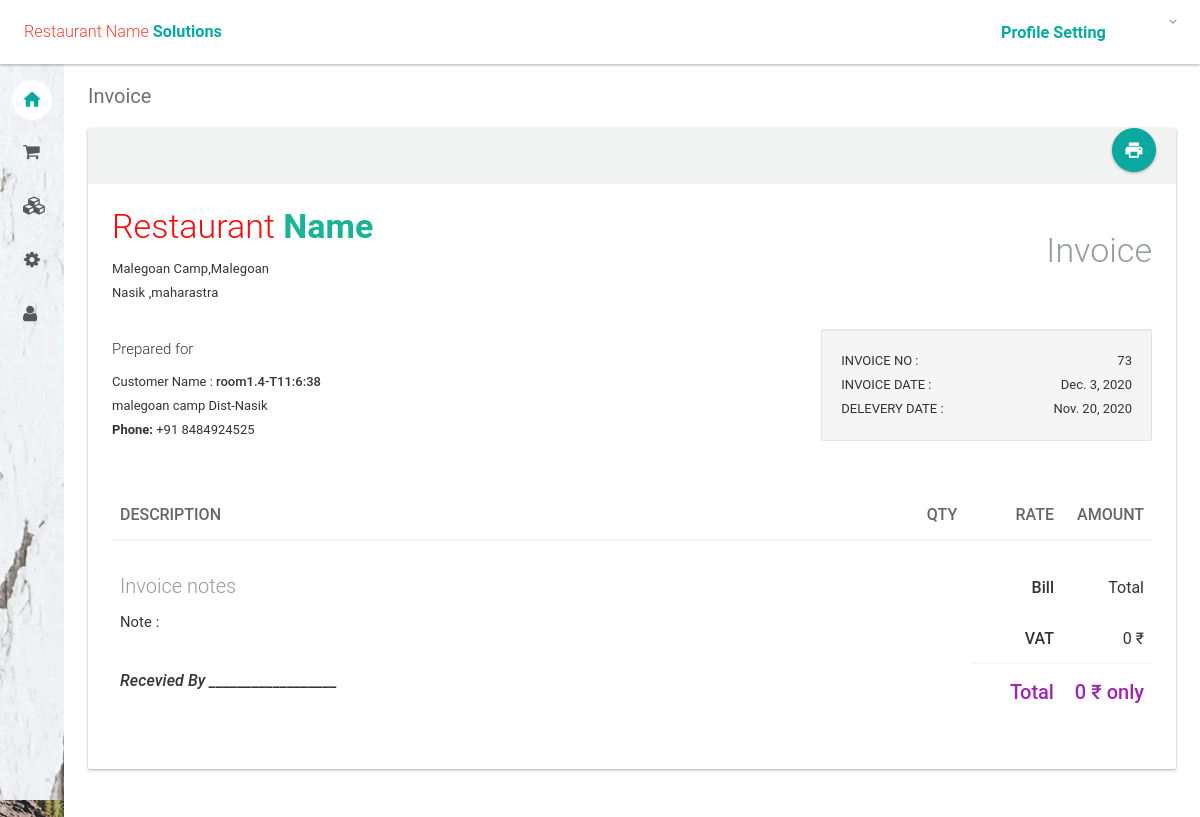
The app's page /CustomerAndDish/print/73/ (signed in), older data.
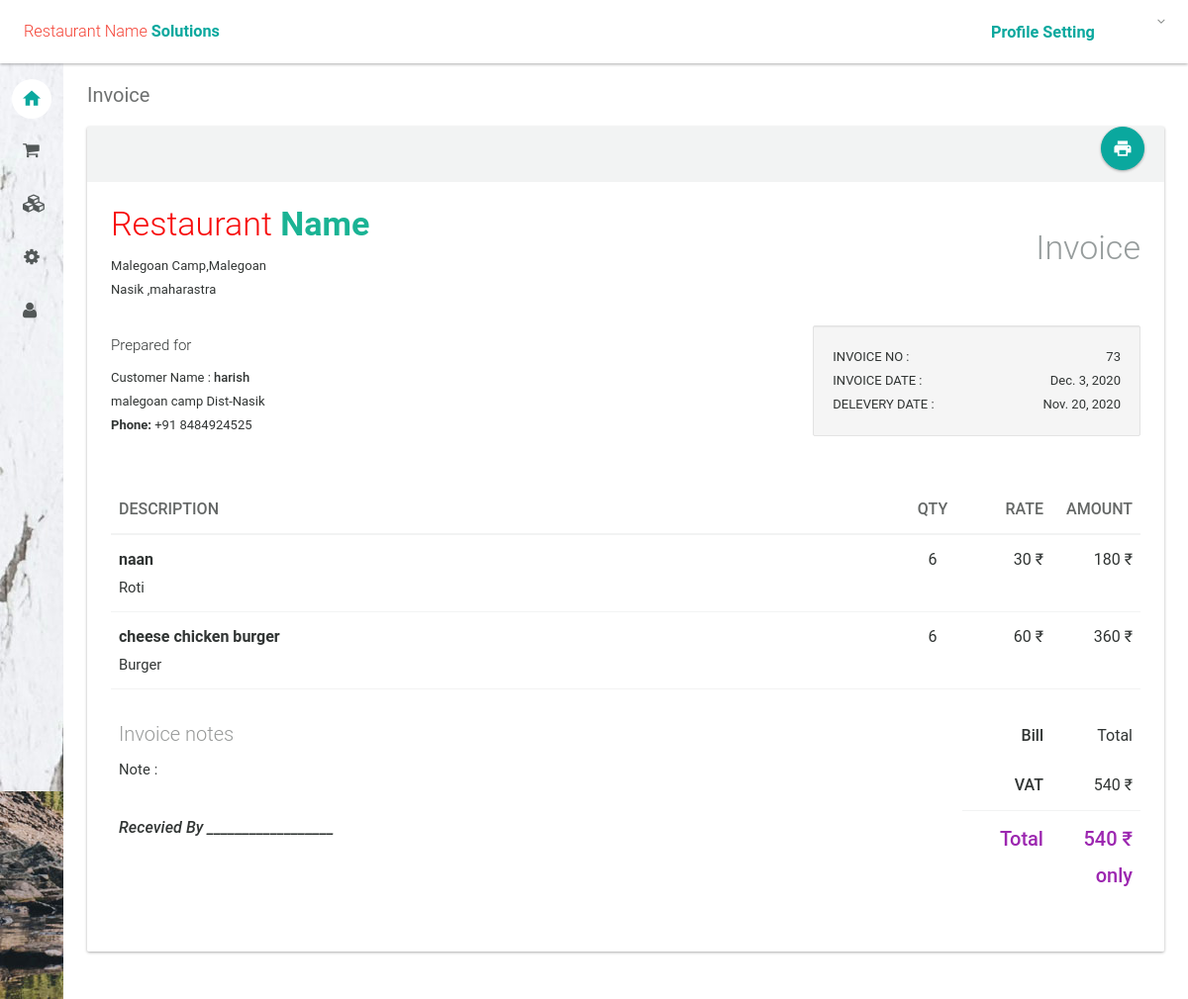
The same page, newer data.
### CustomerAndDish/models.py (models this page shows, shortened)
class Customer(models.Model):
    cust_id = models.AutoField(primary_key=True)
    table = models.CharField(max_length=255, blank=True, verbose_name='Table No.', null=True)
    name = models.CharField(max_length=200)
    phone = models.CharField(max_length=20,blank=True)
    address = models.TextField(blank=True)
    date = models.DateField(blank=True)
    time_in = models.TimeField(blank=True)
    payment_option = models.CharField(max_length=50) # Post pay / Pre Pay
    order_type = models.CharField(max_length=50)  #Dine In / Take Away
    order_status = models.CharField(max_length=50)
    order_total = models.IntegerField(blank=True) #Total bill
    no_of_people = models.IntegerField(blank=True)

class Customer_Dish(models.Model): #Invoice
    class Meta:
        unique_together = (('cust_id', 'dish_id'),)
    cust_id = models.ForeignKey(Customer,on_delete=models.CASCADE)
    dish_id =  models.ForeignKey(Dish,on_delete=models.CASCADE)
    quantity = models.IntegerField()
    dish_price = models.IntegerField()
    dish_row_total = models.IntegerField() #quantity * dishPrice

class Dish(models.Model):
    dish_id = models.AutoField(primary_key=True)
    def_dish_id = models.ForeignKey(DefaultDish,on_delete=models.CASCADE,default="")
    dish_name = models.CharField(max_length=50,default=def_dish_id)
    category = models.CharField(max_length=50,default='--')
    subcategory = models.CharField(max_length=50,default='--')
    active = models.CharField(max_length=50,default=1)
    date_created = models.DateField(default=datetime.now, blank=True)
    price = models.IntegerField()

### CustomerAndDish/views.py (the view)
# urls.py: url(r'^print/(?P<cust_id>\d+)/$', views.Print_Order, name='printOrder'),
@login_required
def Print_Order(request,cust_id):
    cust_dishes = Customer_Dish.objects.filter(cust_id=cust_id)
    customer = Customer.objects.get(cust_id=cust_id)
    table_obj = TableInfo.objects.get(table_n=customer.table)
    customer.order_status = 'Paid'
    table_obj.is_close = 0
    customer.save()
    table_obj.save()
    return render(request,'CustomerAndDish/print_order.html', {'cust_dishes':cust_dishes, 'customer':customer})

### CustomerAndDish/templates/CustomerAndDish/print_order.html (shortened to what this page needs)
{% extends 'layout.html' %}
{% load static %}
{% block body %}
                <section>
                    <div class="section-header">
						<ol class="breadcrumb">
							<li class="active">Invoice</li>
						</ol>
					</div>
					<div class="section-body">
                        <div class="row">
							<div class="col-lg-12">
								<div class="card card-printable style-default-light">
									<div class="card-head">
										<div class="tools">
											<div class="btn-group">
												<a class="btn btn-floating-action btn-primary" href="javascript:void(0);" onclick="javascript:window.print();"><i class="md md-print"></i></a>
											</div>
										</div>
									</div>
									<div class="card-body style-default-bright" id="print">
										<div class="row">
											<div class="col-xs-8">
												<h1 class="text-light" style="margin-top: 0px; color: #f70b0b">Restaurant <strong class="text-accent-dark" style="color: #1ab394">Name</strong></h1>
												<p>Malegoan Camp,Malegoan<br>Nasik ,maharastra</p>
											</div>
											<div class="col-xs-4 text-right">
												<h1 class="text-light text-default-light">Invoice</h1>
											</div>
										</div>
										<br/>
										<div class="row">
											<div class="col-xs-8">
												<h4 class="text-light">Prepared for</h4>
												<address>
													Customer Name : <strong>{{ customer.name }}</strong><br>
													{{ customer.address }}<br>
													<b>Phone:</b> {{ customer.phone }}
												</address>
											</div>
											<div class="col-xs-4">
												<div class="well">
													<div class="clearfix">
														<div class="pull-left"> INVOICE NO : </div>
														<div class="pull-right"> {{ customer.cust_id }} </div>
													</div>
													<div class="clearfix">
														<div class="pull-left"> INVOICE DATE : </div>
														<div class="pull-right" id="currDate">   </div>
													</div>
													<div class="clearfix">
														<div class="pull-left"> DELEVERY DATE : </div>
														<div class="pull-right"> {{ customer.date }} </div>
													</div>
												</div>
											</div>
										</div>
										<br/>
										<div class="row">
											<div class="col-md-12">
												<table class="table">
													<thead>
														<tr>
															<th class="text-left">DESCRIPTION</th>
															<th style="width:60px" class="text-center">QTY</th>
                                                            <th style="width:90px" class="text-right">RATE</th>
															<th style="width:90px" class="text-right">AMOUNT</th>
														</tr>
													</thead>
													<tbody>
														{% for cust_dish in cust_dishes %}
														<tr>
															<td> <b>{{ cust_dish.dish_id.dish_name }}</b> <br><small>{{ cust_dish.dish_id.subcategory}}</small></td>
															<td class="text-center">{{ cust_dish.quantity }}</td>
															<td class="text-right">{{ cust_dish.dish_id.price }} &#x20B9;</td>
															<td class="text-right">{% widthratio cust_dish.dish_price 1 cust_dish.quantity  %}  &#x20B9;</td>
														</tr>
														{% endfor %}
														<tr>
															<td colspan="2" rowspan="4">
																<h3 class="text-light opacity-50">Invoice notes</h3>
																<p><small>Note :</small></p><br><br>
																<p><strong><em>Recevied By __________________</em></strong></p>
															</td>
															<td class="text-right"><strong>Bill</strong></td>
															<td class="text-right">Total </td>
														</tr>
														<tr>
															<td class="text-right hidden-border"><strong>VAT</strong></td>
															<td class="text-right hidden-border">{{ customer.order_total }} &#x20B9; </td>
														</tr>
														<tr>
															<td class="text-right"><strong class="text-lg text-accent">Total</strong></td>
															<td class="text-right"><strong class="text-lg text-accent">{{ customer.order_total }} &#x20B9; only</strong></td>
														</tr>
													</tbody>
												</table>
											</div>
										</div>
									</div>
								</div>
							</div>
						</div>
					</div>
                </section>
{% endblock %}

### templates/layout.html (shortened to what this page needs)
{% load static %}
<html lang="en">
<head>
	<link type="text/css" rel="stylesheet" href="{% static 'css/bootstrap.css' %}" />
	<link type="text/css" rel="stylesheet" href="{% static 'css/materialadmin.css' %}" />
	<link type="text/css" rel="stylesheet" href="{% static 'css/font-awesome.min.css' %}" />
	<link type="text/css" rel="stylesheet" href="{% static 'css/material-design-iconic-font.min.css' %}" />
	<link type="text/css" rel="stylesheet" href="{% static 'css/libs/DataTables/jquery.dataTables.css' %}" />
	<link type="text/css" rel="stylesheet" href="{% static 'css/libs/DataTables/extensions/dataTables.colVis.css' %}" />
	<link type="text/css" rel="stylesheet" href="{% static 'css/libs/DataTables/extensions/dataTables.tableTools.css' %}" />
	<link type="text/css" rel="stylesheet" href="{% static 'css/libs/select/bootstrap-select.css' %}" />
	<link type="text/css" rel="stylesheet" href="{% static 'css/libs/select/bootstrap-select.min.css' %}" />
	<link type="text/css" rel="stylesheet" href="{% static 'css/libs/select2/select2.css' %}" />
	<link type="text/css" rel="stylesheet" href="{% static 'css/print.css' %}" />
	<link type="text/css" rel="stylesheet" href="{% static 'css/style_change.css' %}" />
</head>
<body class="menubar-pin menubar-hoverable header-fixed ">
	<header id="header">
		<div class="headerbar">
			<div class="headerbar-left">
				<ul class="header-nav header-nav-options">
					<li class="header-nav-brand">
						<div class="brand-holder">
							<a href="{% url 'tableView' %}">
								<span class="text-lg text-light text-danger">Restaurant Name </span><span
									class="text-lg text-bold text-primary">Solutions</span>
							</a>
						</div>
					</li>
					<li>
					</li>
				</ul>
			</div>
			<div class="headerbar-right">
				<ul class="header-nav header-nav-profile">
					<li class="dropdown">
						<a href="javascript:void(0);" class="dropdown-toggle ink-reaction" data-toggle="dropdown">
							<span class="profile-info">
								<h4 class="text-lg text-bold text-primary">Profile Setting</h4>
							</span>
						</a>
					</li>
				</ul>
			</div>
		</div>
	</header>
	<div id="base" style="background-color: white;">
		<div id="content">
			{% block body %}
			{% endblock %}
		</div>
		<div id="menubar">
			<div class="menubar-scroll-panel">
				<ul id="main-menu" class="gui-controls">
					<li>
						<a href="{% url 'tableView' %}" class="active">
							<div class="gui-icon"><i class="md md-home"></i></div>
						</a>
					</li>
					<li class="gui-folder">
						<a>
							<div class="gui-icon"><i class="fa fa-shopping-cart"></i></div>
						</a>
					</li>
					<li class="gui-folder">
						<a>
							<div class="gui-icon"><i class="fa fa-cubes"></i></div>
						</a>
					</li>
					<li class="gui-folder">
						<a>
							<div class="gui-icon"><i class="fa fa-cog fa-fw"></i></div>
						</a>
					</li>
					<li class="gui-folder">
						<a>
							<div class="gui-icon"><i class="fa fa-user"></i></div>
						</a>
					</li>
				</ul>
			</div>
		</div>
</body>
</html>

### static/css/style_change.css (style rules this page uses)
.dropdown-toggle::after { display : block; position : absolute; top : 50%; right : 0; -webkit-transform: translateY(-50%); -ms-transform : translateY(-50%); transform : translateY(-50%); }
p { display: inline-block; vertical-align: top; margin: 0; }

Row changes from the older to the newer data that the page shows:
changed Customer "malegoan camp Dist-Nasik": name "room1.4-T11:6:38" → "harish"; order_total "0" → "540"
added Customer_Dish: dish_id.dish_name "naan", dish_id.subcategory "Roti", quantity "6", dish_id.price "30", dish_price+quantity "180"
added Customer_Dish: dish_id.dish_name "cheese chicken burger", dish_id.subcategory "Burger", quantity "6", dish_id.price "60", dish_price+quantity "360"
